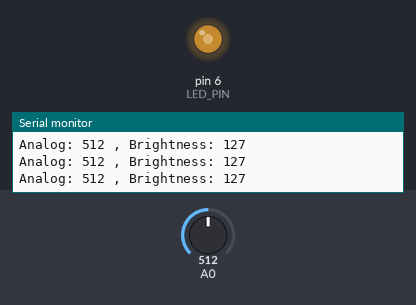
The sketch below on a simulated Arduino Uno, built with avr-gcc and run on an emulated ATmega328P. Shown: output pins drawn as LEDs (lit = HIGH), the last lines printed to the serial monitor. The test bench sets the inputs (shaded band); at power-on: A0 = 512.

Above: at 1.2 s.
1.3 s: A0 set to 716
At 2.5 s:
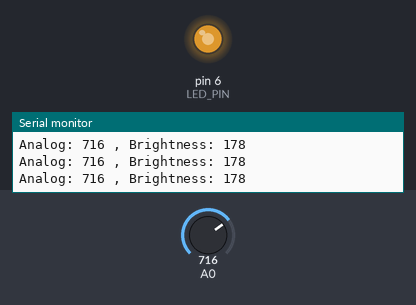
2.8 s: A0 set to 900
At 4.0 s:
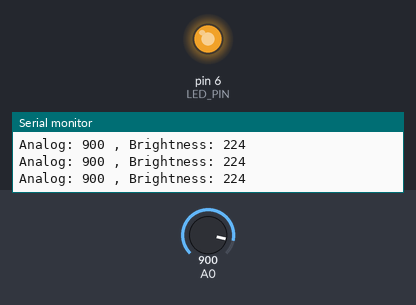
4.3 s: A0 set to 122
At 5.5 s:
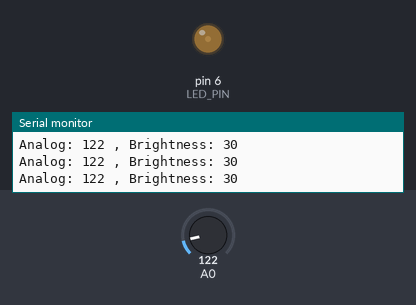
5.8 s: A0 set to 0
At 7.0 s:
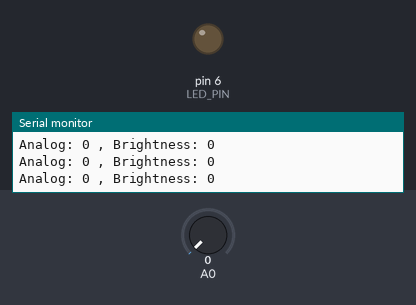
7.3 s: A0 set to 511
At 8.5 s:
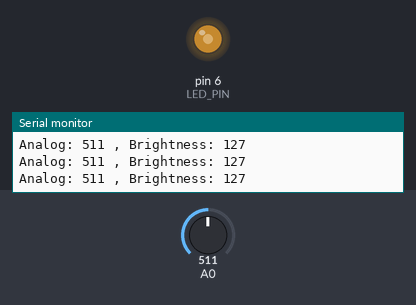
Timing chart, 0 to 9.8 s (numbered marks = the images above; inputs shaded):
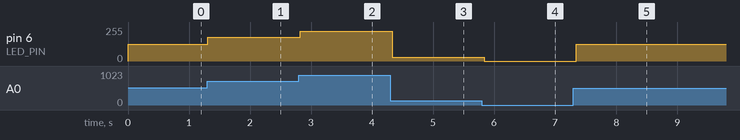

Measured:
- after the input at 1.3 s, pin 6 (LED_PIN): 127/255 → 178/255 at once
- after the input at 2.8 s, pin 6 (LED_PIN): 178/255 → 224/255 at once
- after the input at 4.3 s, pin 6 (LED_PIN): 224/255 → 30/255 at once
- after the input at 5.8 s, pin 6 (LED_PIN): 30/255 → 0/255 at once
- after the input at 7.3 s, pin 6 (LED_PIN): 0/255 → 127/255 after 0.05 s

The sketch:

POTENTIOMETER_PWM.ino
```cpp
int LED_PIN=6;
void setup() {
  // put your setup code here, to run once:
  Serial.begin(115200);
  pinMode(LED_PIN,OUTPUT);
}

void loop() {
  // put your main code here, to run repeatedly:
  int analogvalue=analogRead(A0);
  int brightness=map(analogvalue,0,1023,0,255);
  analogWrite(LED_PIN,brightness);
  Serial.print("Analog: ");
  Serial.print(analogvalue);
  Serial.print(" , Brightness: ");
  Serial.println(brightness);
  delay(100);
}
```
